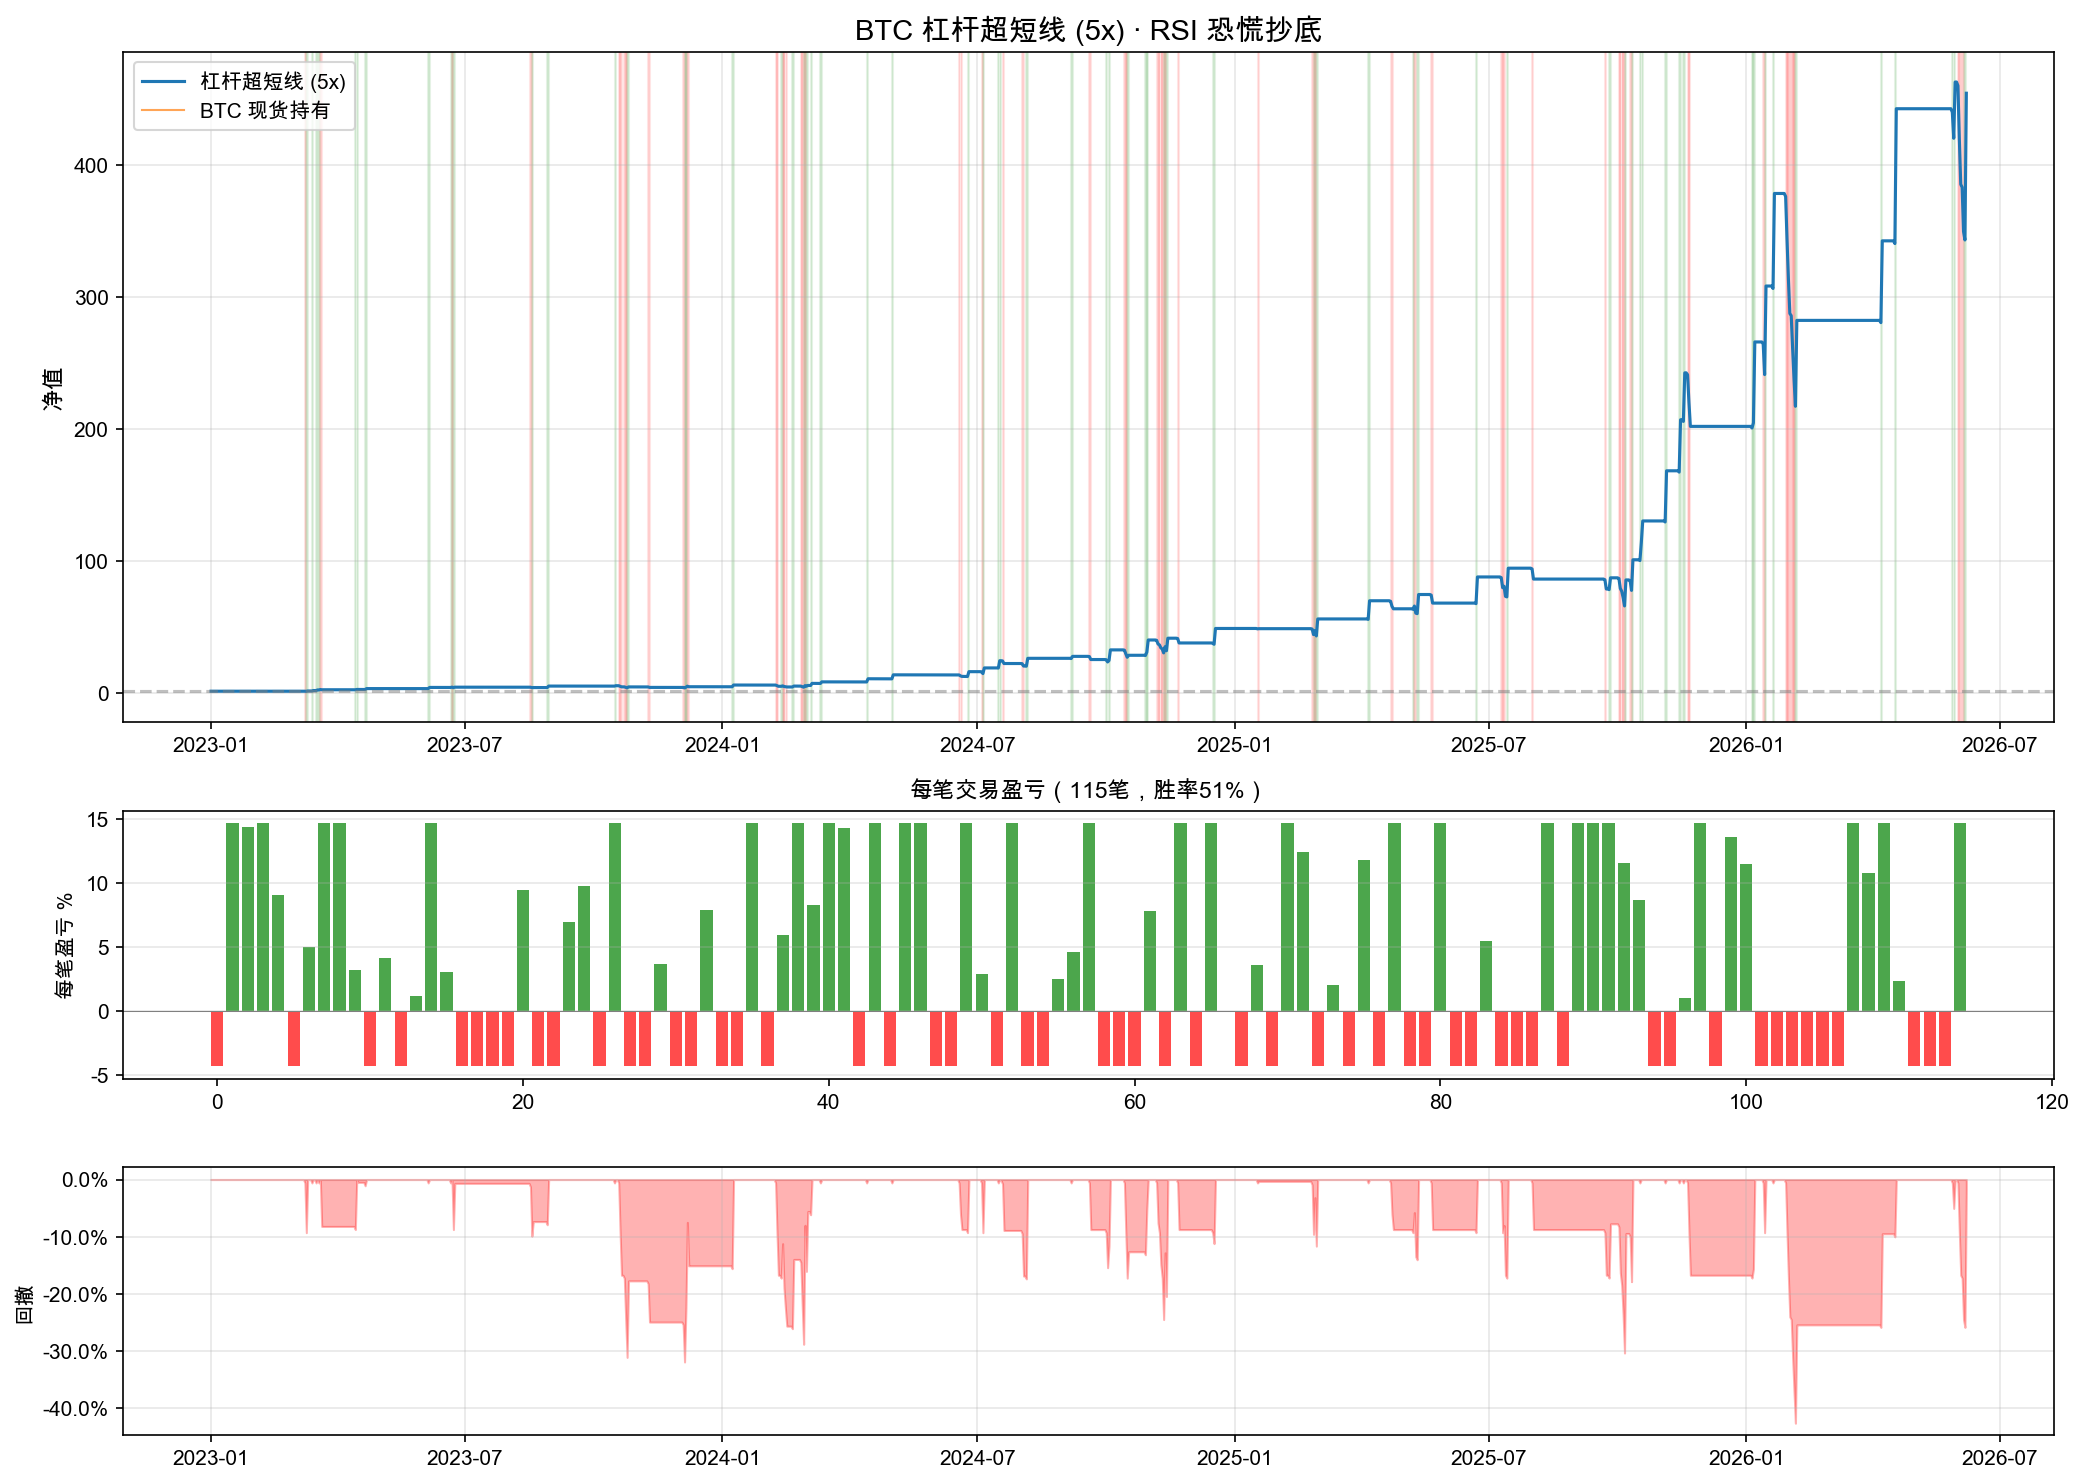

This figure's Python source:
"""
BTC 杠杆超短线策略
- 5x 杠杆做 BTC 永续合约
- RSI 极端超卖抄底，快速止盈
- 紧止损，靠胜率吃饭

用法:
    python crypto_scalping.py
    python crypto_scalping.py --quick
"""

import argparse, time
import numpy as np
import pandas as pd
import yfinance as yf
import matplotlib.pyplot as plt
import matplotlib.ticker as mticker

plt.rcParams["font.sans-serif"] = ["Arial Unicode MS", "Heiti SC", "PingFang SC"]
plt.rcParams["axes.unicode_minus"] = False

# ============================================================
# 策略参数
# ============================================================
LEVERAGE = 10               # 10 倍杠杆
CAPITAL = 10_000            # 初始本金 $10,000
RISK_PER_TRADE = 0.08       # 每笔风险 = 本金的 8%（激进）
TP_PRICE_PCT = 0.015        # 止盈：价格涨 1.5%（×10 = 赚 15%）
SL_PRICE_PCT = 0.004        # 止损：价格跌 0.4%（×10 = 亏 4%）
RSI_PERIOD = 5              # RSI 周期
RSI_ENTRY_LONG = 25         # 超卖做多阈值
RSI_ENTRY_SHORT = 78        # 超买做空阈值
MIN_VOL_SPIKE = 1.2         # 放量确认（降低门槛）
TRAILING_STOP = 0.004       # 移动止盈
MAX_HOLD_BARS = 3           # 最长持仓 3 天
FEE = 0.0004                # 永续合约手续费 0.04%
SLIPPAGE = 0.0003           # 滑点 0.03%
TRADING_DAYS = 365


def compute_rsi(close: pd.Series, period: int) -> pd.Series:
    delta = close.diff()
    gain = delta.clip(lower=0)
    loss = (-delta).clip(lower=0)
    avg_gain = gain.ewm(alpha=1/period, adjust=False).mean()
    avg_loss = loss.ewm(alpha=1/period, adjust=False).mean()
    rs = avg_gain / avg_loss.replace(0, 1e-10)
    return 100.0 - (100.0 / (1.0 + rs))


def run_scalping(quick: bool = False):
    t0 = time.time()

    # ---- 数据 ----
    print("[Scalp] 获取 BTC 数据...")
    df = yf.Ticker("BTC-USD").history(start="2023-01-01", end="2026-06-08")
    df = df.reset_index()
    df.columns = [c.lower() for c in df.columns]
    df["date"] = pd.to_datetime(df["date"]).dt.tz_localize(None)
    if quick:
        df = df[df["date"] >= "2025-01-01"]

    # ---- 指标 ----
    df["rsi"] = compute_rsi(df["close"], RSI_PERIOD)
    df["atr14"] = (df["high"] - df["low"]).rolling(14).mean()
    df["vol_ma20"] = df["volume"].rolling(20).mean()
    df["vol_ratio"] = df["volume"] / df["vol_ma20"]
    df["prev_low"] = df["low"].shift(1)

    # ---- 回测 ----
    equity = float(CAPITAL)                     # 账户权益
    position_value = 0.0                        # 仓位名义价值
    entry_price = 0.0
    highest_since_entry = 0.0
    bars_held = 0
    in_position = False
    trades = []
    nav = []

    for i, row in df.iterrows():
        if i < 30:
            nav.append({"date": row["date"], "equity": equity})
            continue

        date = row["date"]
        price = row["close"]
        price_high = row["high"]
        price_low = row["low"]
        rsi_val = row["rsi"]
        vol_ratio = row["vol_ratio"]

        # ==== 持仓中：检查平仓 ====
        if in_position:
            bars_held += 1
            highest_since_entry = max(highest_since_entry, price_high)
            lowest_since_entry = min(lowest_since_entry, price_low)

            # 价格变化（做多正向，做空反向）
            price_change = ((price - entry_price) / entry_price)
            if direction == "short":
                price_change = -price_change

            exit_price = None
            exit_reason = ""

            if direction == "long":
                # 做多平仓条件
                if price_change >= TP_PRICE_PCT:
                    exit_price = entry_price * (1 + TP_PRICE_PCT)
                    exit_reason = "止盈"
                elif price_change <= -SL_PRICE_PCT:
                    exit_price = entry_price * (1 - SL_PRICE_PCT)
                    exit_reason = "止损"
                elif highest_since_entry > entry_price:
                    dd = (highest_since_entry - price) / entry_price
                    if dd > TRAILING_STOP and price_change > 0:
                        exit_price = price
                        exit_reason = "移动止盈"
                elif bars_held >= MAX_HOLD_BARS:
                    exit_price = price
                    exit_reason = f"超时{bars_held}天"
                elif not pd.isna(rsi_val) and rsi_val > 70:
                    exit_price = price
                    exit_reason = "RSI回落"
            else:
                # 做空平仓条件
                if price_change >= TP_PRICE_PCT:
                    exit_price = entry_price * (1 - TP_PRICE_PCT)
                    exit_reason = "止盈"
                elif price_change <= -SL_PRICE_PCT:
                    exit_price = entry_price * (1 + SL_PRICE_PCT)
                    exit_reason = "止损"
                elif lowest_since_entry < entry_price:
                    rally = (price - lowest_since_entry) / entry_price
                    if rally > TRAILING_STOP and price_change > 0:
                        exit_price = price
                        exit_reason = "移动止盈"
                elif bars_held >= MAX_HOLD_BARS:
                    exit_price = price
                    exit_reason = f"超时{bars_held}天"
                elif not pd.isna(rsi_val) and rsi_val < 35:
                    exit_price = price
                    exit_reason = "RSI回升"

            if exit_price is not None:
                exit_slip = exit_price * (1 - SLIPPAGE if direction == "long" else 1 + SLIPPAGE)
                if direction == "long":
                    pnl_pct = (exit_slip / entry_price - 1) * LEVERAGE
                else:
                    pnl_pct = (1 - exit_slip / entry_price) * LEVERAGE
                pnl_dollar = position_value * pnl_pct - position_value * FEE * 2
                equity += pnl_dollar
                if equity <= 0:
                    equity = 0.01
                    break

                trades.append({
                    "dir": direction, "entry_date": entry_date, "exit_date": date,
                    "entry": entry_price, "exit": exit_slip,
                    "pnl_pct": pnl_pct * 100, "pnl_$": pnl_dollar,
                    "reason": exit_reason, "bars": bars_held,
                })
                position_value = 0
                in_position = False

        # ==== 空仓中：看入场信号 ====
        if not in_position and not pd.isna(rsi_val):
            direction = None

            # 做多：超卖 + 放量 + 反弹确认
            long_sig = (rsi_val < RSI_ENTRY_LONG and vol_ratio > MIN_VOL_SPIKE
                       and price > price_low * 1.003)
            # 做空：超买 + 放量 + 回落确认
            short_sig = (rsi_val > RSI_ENTRY_SHORT and vol_ratio > MIN_VOL_SPIKE
                        and price < price_high * 0.997)

            if long_sig:
                direction = "long"
            elif short_sig:
                direction = "short"

            if direction:
                risk_amount = equity * RISK_PER_TRADE
                price_risk = SL_PRICE_PCT * LEVERAGE
                position_value = risk_amount / (SL_PRICE_PCT * LEVERAGE) if price_risk > 0 else equity * LEVERAGE * 0.5
                max_position = equity * LEVERAGE
                position_value = min(position_value, max_position)

                entry_price = price * (1 + SLIPPAGE if direction == "long" else 1 - SLIPPAGE)
                highest_since_entry = entry_price
                lowest_since_entry = entry_price
                entry_date = date
                bars_held = 0
                in_position = True

        # ==== 记录权益 ====
        if in_position:
            if direction == "long":
                unreal = (price / entry_price - 1) * LEVERAGE
            else:
                unreal = (1 - price / entry_price) * LEVERAGE
            total_equity = equity + position_value * unreal
        else:
            total_equity = equity

        nav.append({"date": date, "equity": total_equity,
                    "in_position": in_position, "price": price})

    # ---- 绩效 ----
    nav_df = pd.DataFrame(nav).set_index("date")
    final_eq = nav_df["equity"].iloc[-1]
    total_ret = (final_eq / CAPITAL) - 1
    total_days = len(nav_df)
    ann_ret = (final_eq / CAPITAL) ** (TRADING_DAYS / total_days) - 1

    returns = nav_df["equity"].pct_change().dropna()
    ann_vol = float(returns.std() * np.sqrt(TRADING_DAYS))
    sharpe = (ann_ret - 0.03) / ann_vol if ann_vol > 0 else 0

    peak = nav_df["equity"].expanding().max()
    max_dd = float(((nav_df["equity"] - peak) / peak).min())

    btc_init = nav_df["price"].iloc[0]
    btc_final = nav_df["price"].iloc[-1]
    btc_ann = (btc_final / btc_init) ** (TRADING_DAYS / total_days) - 1

    sell_trades = [t for t in trades]
    win_trades = [t for t in sell_trades if t["pnl_$"] > 0]
    win_rate = len(win_trades) / len(sell_trades) if sell_trades else 0
    total_pnl = sum(t["pnl_$"] for t in trades)
    avg_win = np.mean([t["pnl_pct"] for t in win_trades]) / LEVERAGE if win_trades else 0
    avg_loss = np.mean([t["pnl_pct"] for t in sell_trades if t["pnl_$"] <= 0]) / LEVERAGE if sell_trades else 0
    avg_bars = np.mean([t["bars"] for t in sell_trades]) if sell_trades else 0
    total_fees = sum(position_value * FEE * 2 for _ in trades)
    # 近似
    total_trades = len(trades)

    # ---- 画图 ----
    fig, axes = plt.subplots(3, 1, figsize=(14, 10),
                             gridspec_kw={"height_ratios": [2.5, 1, 1]})

    ax1 = axes[0]
    ax1.plot(nav_df.index, nav_df["equity"] / CAPITAL,
             label=f"杠杆超短线 (5x)", color="#1f77b4", linewidth=1.5)
    btc_nav = nav_df["price"] / btc_init
    ax1.plot(nav_df.index, btc_nav, label="BTC 现货持有",
             color="#ff7f0e", linewidth=1.0, alpha=0.7)
    ax1.axhline(y=1.0, color="gray", linestyle="--", alpha=0.5)
    # 标注交易区间
    for t in trades:
        ax1.axvspan(t["entry_date"], t["exit_date"], alpha=0.1,
                    color="green" if t["pnl_$"] > 0 else "red")
    ax1.set_title("BTC 杠杆超短线 (5x) · RSI 恐慌抄底", fontsize=14, fontweight="bold")
    ax1.set_ylabel("净值", fontsize=11)
    ax1.legend(loc="upper left")
    ax1.grid(True, alpha=0.3)

    ax2 = axes[1]
    ax2.bar(range(len(trades)), [t["pnl_pct"] for t in trades],
            color=["green" if t["pnl_$"] > 0 else "red" for t in trades], alpha=0.7)
    ax2.axhline(y=0, color="gray", linewidth=0.5)
    ax2.set_ylabel("每笔盈亏 %", fontsize=10)
    ax2.set_title(f"每笔交易盈亏（{len(trades)}笔，胜率{win_rate*100:.0f}%）", fontsize=11)
    ax2.grid(True, alpha=0.3, axis="y")

    ax3 = axes[2]
    dd = (nav_df["equity"] - nav_df["equity"].expanding().max()) / nav_df["equity"].expanding().max()
    ax3.fill_between(dd.index, dd.values, 0, color="red", alpha=0.3)
    ax3.set_ylabel("回撤", fontsize=10)
    ax3.yaxis.set_major_formatter(mticker.PercentFormatter(xmax=1.0))
    ax3.grid(True, alpha=0.3)

    plt.tight_layout()
    plt.savefig("crypto_scalping.png", dpi=150, bbox_inches="tight")
    print("[Scalp] 图表已保存: crypto_scalping.png")

    print(f"\n{'='*60}")
    print(f"  BTC 杠杆超短线 (5x) · 绩效报告")
    print(f"{'='*60}")
    print(f"  初始本金:       ${CAPITAL:,.0f}")
    print(f"  最终权益:       ${final_eq:,.0f}")
    print(f"  总收益率:        {total_ret*100:.1f}%")
    print(f"  年化收益:        {ann_ret*100:.1f}%")
    print(f"  年化波动:        {ann_vol*100:.1f}%")
    print(f"  夏普比率:         {sharpe:.2f}")
    print(f"  最大回撤:         {max_dd*100:.1f}%")
    print(f"  ──────────────────────────────")
    print(f"  交易次数:         {total_trades}")
    print(f"  胜率:             {win_rate*100:.0f}%")
    print(f"  总盈亏:           ${total_pnl:,.0f}")
    print(f"  平均价格盈利:      {avg_win*100:.2f}%")
    print(f"  平均价格亏损:      {avg_loss*100:.2f}%")
    print(f"  平均持仓:          {avg_bars:.1f} 天")
    print(f"  ──────────────────────────────")
    print(f"  BTC 现货年化:     {btc_ann*100:.1f}%")
    print(f"  策略 vs BTC:      {(ann_ret-btc_ann)*100:.1f}%")
    print(f"{'='*60}")

    print(f"\n  最近 10 笔交易:")
    for t in trades[-10:]:
        emoji = "🟢" if t["pnl_$"] > 0 else "🔴"
        print(f"  {emoji} {str(t['entry_date'])[:10]} → {str(t['exit_date'])[:10]}  "
              f"${t['entry']:,.0f} → ${t['exit']:,.0f}  "
              f"{t['pnl_pct']:+.1f}%  {t['reason']}")

    elapsed = time.time() - t0
    print(f"\n  Total: {elapsed:.1f}s")


if __name__ == "__main__":
    parser = argparse.ArgumentParser(description="BTC 杠杆超短线")
    parser.add_argument("--quick", action="store_true")
    args = parser.parse_args()
    run_scalping(quick=args.quick)
